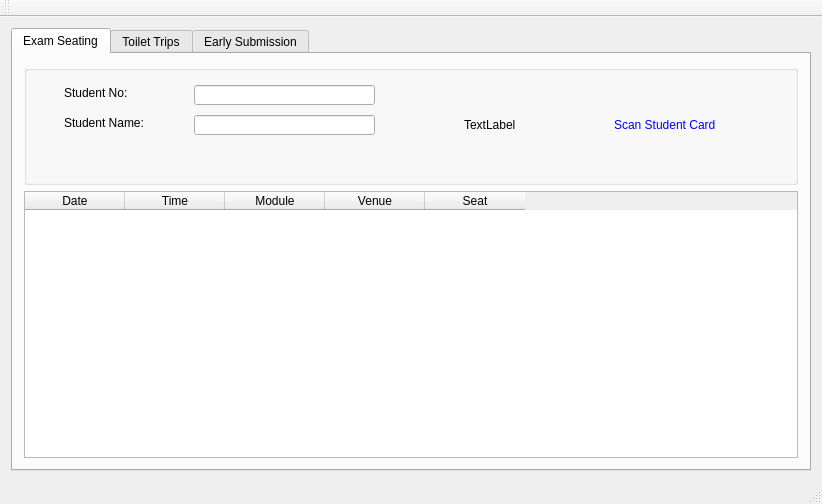
<?xml version="1.0" encoding="UTF-8"?>
<ui version="4.0">
 <class>MainWindow</class>
 <widget class="QMainWindow" name="MainWindow">
  <property name="geometry">
   <rect>
    <x>0</x>
    <y>0</y>
    <width>818</width>
    <height>504</height>
   </rect>
  </property>
  <property name="windowTitle">
   <string>MainWindow</string>
  </property>
  <widget class="QWidget" name="centralWidget">
   <layout class="QVBoxLayout" name="verticalLayout_3">
    <item>
     <widget class="QTabWidget" name="tabWidget">
      <property name="minimumSize">
       <size>
        <width>800</width>
        <height>420</height>
       </size>
      </property>
      <property name="currentIndex">
       <number>0</number>
      </property>
      <widget class="QWidget" name="tab">
       <attribute name="title">
        <string>Exam Seating</string>
       </attribute>
       <layout class="QVBoxLayout" name="verticalLayout">
        <item>
         <widget class="QGroupBox" name="groupBox">
          <property name="minimumSize">
           <size>
            <width>0</width>
            <height>120</height>
           </size>
          </property>
          <property name="title">
           <string/>
          </property>
          <widget class="QLabel" name="label_3">
           <property name="geometry">
            <rect>
             <x>590</x>
             <y>50</y>
             <width>171</width>
             <height>20</height>
            </rect>
           </property>
           <property name="styleSheet">
            <string notr="true">font: 12pt &quot;MS Shell Dlg 2&quot;; color: blue</string>
           </property>
           <property name="text">
            <string>Scan Student Card</string>
           </property>
          </widget>
          <widget class="QLabel" name="seatRFIDIcon">
           <property name="geometry">
            <rect>
             <x>440</x>
             <y>10</y>
             <width>100</width>
             <height>100</height>
            </rect>
           </property>
           <property name="text">
            <string>TextLabel</string>
           </property>
          </widget>
          <widget class="QLabel" name="label_2">
           <property name="geometry">
            <rect>
             <x>40</x>
             <y>50</y>
             <width>111</width>
             <height>16</height>
            </rect>
           </property>
           <property name="text">
            <string>Student Name:</string>
           </property>
          </widget>
          <widget class="QLabel" name="label">
           <property name="geometry">
            <rect>
             <x>40</x>
             <y>20</y>
             <width>91</width>
             <height>16</height>
            </rect>
           </property>
           <property name="text">
            <string>Student No:</string>
           </property>
          </widget>
          <widget class="QLineEdit" name="seatLEStudentName">
           <property name="geometry">
            <rect>
             <x>170</x>
             <y>50</y>
             <width>181</width>
             <height>20</height>
            </rect>
           </property>
          </widget>
          <widget class="QLineEdit" name="seatLEStudentNo">
           <property name="geometry">
            <rect>
             <x>170</x>
             <y>20</y>
             <width>181</width>
             <height>20</height>
            </rect>
           </property>
          </widget>
          <widget class="QLabel" name="staticMessageExamSeating">
           <property name="geometry">
            <rect>
             <x>120</x>
             <y>80</y>
             <width>311</width>
             <height>31</height>
            </rect>
           </property>
           <property name="text">
            <string/>
           </property>
          </widget>
         </widget>
        </item>
        <item>
         <widget class="QTableWidget" name="seatTableWidget">
          <property name="enabled">
           <bool>true</bool>
          </property>
          <property name="sizePolicy">
           <sizepolicy hsizetype="Expanding" vsizetype="Expanding">
            <horstretch>0</horstretch>
            <verstretch>0</verstretch>
           </sizepolicy>
          </property>
          <property name="layoutDirection">
           <enum>Qt::LeftToRight</enum>
          </property>
          <column>
           <property name="text">
            <string>Date</string>
           </property>
          </column>
          <column>
           <property name="text">
            <string>Time</string>
           </property>
          </column>
          <column>
           <property name="text">
            <string>Module</string>
           </property>
          </column>
          <column>
           <property name="text">
            <string>Venue</string>
           </property>
          </column>
          <column>
           <property name="text">
            <string>Seat</string>
           </property>
          </column>
         </widget>
        </item>
       </layout>
      </widget>
      <widget class="QWidget" name="tab_2">
       <attribute name="title">
        <string>Toilet Trips</string>
       </attribute>
       <layout class="QVBoxLayout" name="verticalLayout_4">
        <item>
         <widget class="QGroupBox" name="groupBox_3">
          <property name="minimumSize">
           <size>
            <width>0</width>
            <height>120</height>
           </size>
          </property>
          <property name="title">
           <string/>
          </property>
          <widget class="QLabel" name="toiletScanLabel">
           <property name="geometry">
            <rect>
             <x>590</x>
             <y>50</y>
             <width>171</width>
             <height>20</height>
            </rect>
           </property>
           <property name="styleSheet">
            <string notr="true">font: 12pt &quot;MS Shell Dlg 2&quot;; color: blue</string>
           </property>
           <property name="text">
            <string>Scan Student Card</string>
           </property>
          </widget>
          <widget class="QLabel" name="toiletRFIDIcon">
           <property name="geometry">
            <rect>
             <x>440</x>
             <y>10</y>
             <width>100</width>
             <height>100</height>
            </rect>
           </property>
           <property name="text">
            <string>TextLabel</string>
           </property>
          </widget>
          <widget class="QLabel" name="label_15">
           <property name="geometry">
            <rect>
             <x>40</x>
             <y>30</y>
             <width>111</width>
             <height>16</height>
            </rect>
           </property>
           <property name="text">
            <string>Student Name:</string>
           </property>
          </widget>
          <widget class="QLabel" name="label_16">
           <property name="geometry">
            <rect>
             <x>40</x>
             <y>0</y>
             <width>91</width>
             <height>16</height>
            </rect>
           </property>
           <property name="text">
            <string>Student No:</string>
           </property>
          </widget>
          <widget class="QLineEdit" name="toiletLEStudentName">
           <property name="geometry">
            <rect>
             <x>190</x>
             <y>30</y>
             <width>181</width>
             <height>20</height>
            </rect>
           </property>
          </widget>
          <widget class="QLineEdit" name="toiletLEStudentNo">
           <property name="geometry">
            <rect>
             <x>190</x>
             <y>0</y>
             <width>181</width>
             <height>20</height>
            </rect>
           </property>
          </widget>
          <widget class="QLabel" name="label_17">
           <property name="geometry">
            <rect>
             <x>40</x>
             <y>60</y>
             <width>91</width>
             <height>16</height>
            </rect>
           </property>
           <property name="text">
            <string>Lecturer ID :</string>
           </property>
          </widget>
          <widget class="QLineEdit" name="toiletLELecturerID">
           <property name="geometry">
            <rect>
             <x>190</x>
             <y>60</y>
             <width>181</width>
             <height>20</height>
            </rect>
           </property>
          </widget>
          <widget class="QLabel" name="staticMessageToiletTrips">
           <property name="geometry">
            <rect>
             <x>80</x>
             <y>90</y>
             <width>441</width>
             <height>21</height>
            </rect>
           </property>
           <property name="text">
            <string/>
           </property>
          </widget>
         </widget>
        </item>
        <item>
         <widget class="QTableWidget" name="toiletTableWidget">
          <column>
           <property name="text">
            <string>New Column</string>
           </property>
          </column>
          <column>
           <property name="text">
            <string>New Column</string>
           </property>
          </column>
         </widget>
        </item>
       </layout>
      </widget>
      <widget class="QWidget" name="tab_3">
       <attribute name="title">
        <string>Early Submission</string>
       </attribute>
       <layout class="QVBoxLayout" name="verticalLayout_5">
        <item>
         <widget class="QGroupBox" name="groupBox_4">
          <property name="minimumSize">
           <size>
            <width>0</width>
            <height>120</height>
           </size>
          </property>
          <property name="title">
           <string/>
          </property>
          <widget class="QLabel" name="label_18">
           <property name="geometry">
            <rect>
             <x>590</x>
             <y>50</y>
             <width>171</width>
             <height>20</height>
            </rect>
           </property>
           <property name="styleSheet">
            <string notr="true">font: 12pt &quot;MS Shell Dlg 2&quot;; color: blue</string>
           </property>
           <property name="text">
            <string>Scan Student Card</string>
           </property>
          </widget>
          <widget class="QLabel" name="subRFIDIcon">
           <property name="geometry">
            <rect>
             <x>440</x>
             <y>10</y>
             <width>100</width>
             <height>100</height>
            </rect>
           </property>
           <property name="text">
            <string>TextLabel</string>
           </property>
          </widget>
          <widget class="QLabel" name="label_20">
           <property name="geometry">
            <rect>
             <x>30</x>
             <y>50</y>
             <width>111</width>
             <height>16</height>
            </rect>
           </property>
           <property name="text">
            <string>Student Name:</string>
           </property>
          </widget>
          <widget class="QLabel" name="label_21">
           <property name="geometry">
            <rect>
             <x>30</x>
             <y>20</y>
             <width>91</width>
             <height>16</height>
            </rect>
           </property>
           <property name="text">
            <string>Student No:</string>
           </property>
          </widget>
          <widget class="QLineEdit" name="subLEStudentName">
           <property name="geometry">
            <rect>
             <x>160</x>
             <y>50</y>
             <width>181</width>
             <height>20</height>
            </rect>
           </property>
          </widget>
          <widget class="QLineEdit" name="subLEStudentNo">
           <property name="geometry">
            <rect>
             <x>160</x>
             <y>20</y>
             <width>181</width>
             <height>20</height>
            </rect>
           </property>
          </widget>
          <widget class="QLabel" name="staticMessageSubmission">
           <property name="geometry">
            <rect>
             <x>90</x>
             <y>90</y>
             <width>401</width>
             <height>21</height>
            </rect>
           </property>
           <property name="text">
            <string/>
           </property>
          </widget>
         </widget>
        </item>
        <item>
         <widget class="QTableWidget" name="subTableWidget">
          <column>
           <property name="text">
            <string>New Column</string>
           </property>
          </column>
         </widget>
        </item>
       </layout>
      </widget>
     </widget>
    </item>
   </layout>
  </widget>
  <widget class="QMenuBar" name="menuBar">
   <property name="geometry">
    <rect>
     <x>0</x>
     <y>0</y>
     <width>818</width>
     <height>27</height>
    </rect>
   </property>
  </widget>
  <widget class="QToolBar" name="mainToolBar">
   <attribute name="toolBarArea">
    <enum>TopToolBarArea</enum>
   </attribute>
   <attribute name="toolBarBreak">
    <bool>false</bool>
   </attribute>
  </widget>
  <widget class="QStatusBar" name="statusBar"/>
 </widget>
 <layoutdefault spacing="6" margin="11"/>
 <resources/>
 <connections/>
</ui>
